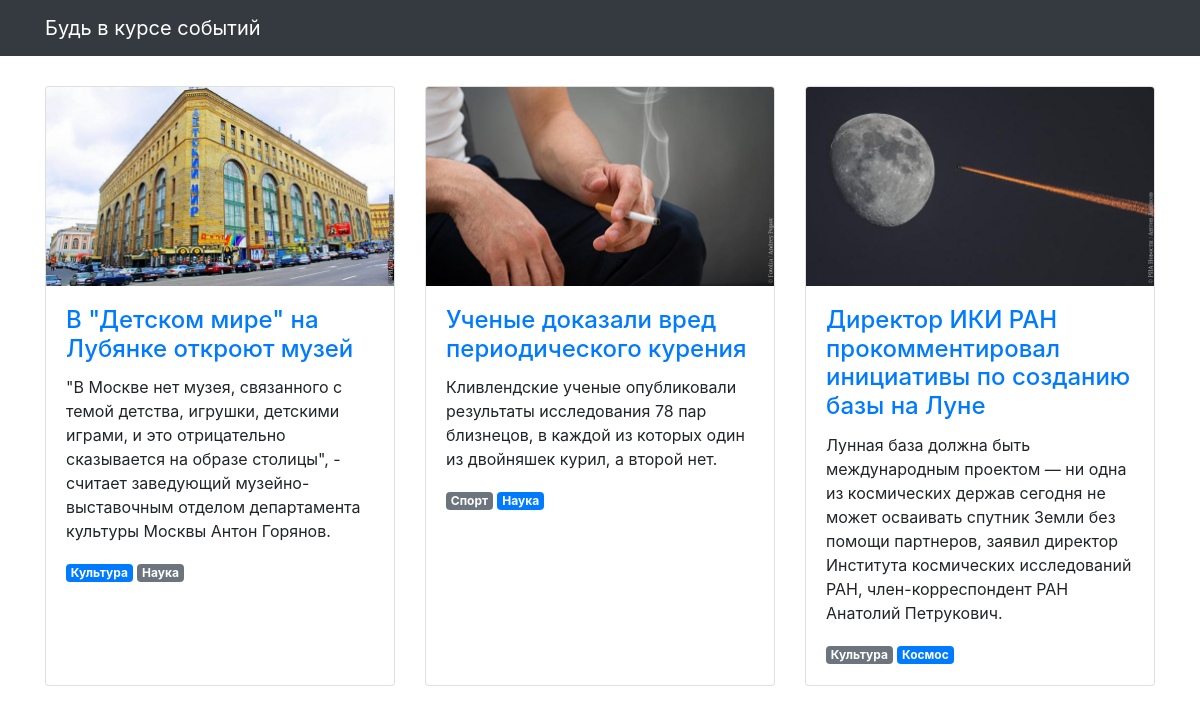
The page / on the database its author committed.
### articles/models.py (models this page shows, shortened)
class Article(models.Model):
    title = models.CharField(max_length=256, verbose_name='Название')
    text = models.TextField(verbose_name='Текст')
    published_at = models.DateTimeField(verbose_name='Дата публикации')
    image = models.ImageField(null=True, blank=True, verbose_name='Изображение',)
    scope = models.ManyToManyField('Scope', through='ScopePosition')
    class Meta:
        verbose_name = 'Статья'
        verbose_name_plural = 'Статьи'
        ordering = ['-published_at']

class ScopePosition(models.Model):
    article = models.ForeignKey(Article, on_delete=models.CASCADE, related_name='position')
    scope = models.ForeignKey(Scope, on_delete=models.CASCADE, related_name='position')
    is_main = models.BooleanField(verbose_name="Основной тэг")

class Scope(models.Model):
    scope = models.CharField(max_length=256, verbose_name='Название')
    articles = models.ManyToManyField(Article, related_name='tags')
    class Meta:
        verbose_name = 'Тег'
        verbose_name_plural = 'Теги'
    def __str__(self):
        return self.scope

### articles/views.py (the view)
# urls.py: path('', articles_list, name='articles'),
def articles_list(request):
    template = 'articles/news.html'
    arcticles = Article.objects.all().prefetch_related('tags')
    context = {
        'object_list': arcticles,
    }
    ordering = '-published_at'
    return render(request, template, context)

### templates/articles/news.html (shortened to what this page needs)
{% extends "articles/base.html" %}
{% load static %}
{% block content %}
<div class="row">
  {% for article in object_list %}
  <div class="col-lg-4 col-sm-6 portfolio-item">
    <div class="card h-100">
      <a href="#"><img class="card-img-top" src="{% get_media_prefix %}{{ article.image }}" alt=""></a>
      <div class="card-body">
        <h4 class="card-title">
          <a href="#">{{ article.title }}</a>
        </h4>
        <p class="card-text">{{ article.text }}</p>
        {% for scope in article.position.all %}
          <span class="badge {% if scope.is_main %}badge-primary{% else %}badge-secondary{% endif %}">{{ scope.scope }}</span>
        {% endfor %}
      </div>
    </div>
  </div>
  {% endfor %}
</div>
{% endblock %}

### templates/articles/base.html (shortened to what this page needs)
<!DOCTYPE html>
{% load static %}
<html>
  <head>
    <link href="{% static  "css/bootstrap.min.css"  %}" rel="stylesheet">
    <link href="{% static  "css/3-col-portfolio.css" %}" rel="stylesheet">
  </head>
  <body>
    <nav class="navbar navbar-expand-lg navbar-dark bg-dark fixed-top">
      <div class="container">
        <a class="navbar-brand" href="#">Будь в курсе событий</a>
      </div>
    </nav>
    <div class="container">{% block content %}{% endblock %}</div>
  </body>
</html>

### static/css/3-col-portfolio.css (style rules this page uses)
body { padding-top: 84px; padding-bottom: 84px; }
@media (min-width: 992px) { body { padding-top: 86px; padding-bottom: 86px; } }

### rows shown on the page
Article: image (picture), title "В \"Детском мире\" на Лубянке откроют музей", text "\"В Москве нет музея, связанного с темой детства, игрушки, детскими играми, и это отрицательно сказывается на образе столицы\", - считает заведующий музейно-выставочным отделом департамента культуры Москвы Антон Горянов."
ScopePosition: scope "Культура"
ScopePosition: scope "Наука"
Article: image (picture), title "Ученые доказали вред периодического курения", text "Кливлендские ученые опубликовали результаты исследования 78 пар близнецов, в каждой из которых один из двойняшек курил, а второй нет."
ScopePosition: scope "Спорт"
ScopePosition: scope "Наука"
Article: image (picture), title "Директор ИКИ РАН прокомментировал инициативы по созданию базы на Луне", text "Лунная база должна быть международным проектом — ни одна из космических держав сегодня не может осваивать спутник Земли без помощи партнеров, заявил директор Института космических исследований РАН, член-корреспондент РАН Анатолий Петрукович."
ScopePosition: scope "Культура"
ScopePosition: scope "Космос"
